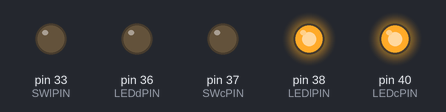
The program below on a simulated Raspberry Pi (header pin numbers). On the bench: output pins drawn as LEDs (lit = HIGH). Random numbers come from a fixed seed.

Above: at 0.1 s.
At 36.1 s:
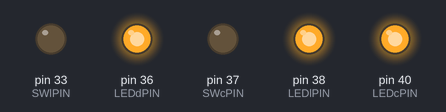
Timing chart, 0 to 39.0 s (numbered marks = the images above):
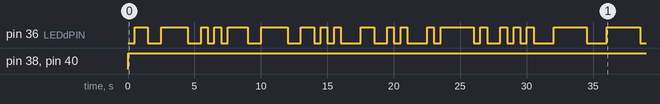

Measured:
- by itself, pin 36 (LEDdPIN): LOW → HIGH at 0.50 s, → LOW 1.0 s later, → HIGH 1.0 s later, → LOW 2.0 s later, … (40 changes in this stretch)
- by itself, pin 38 (LEDlPIN), pin 40 (LEDcPIN): LOW → HIGH at 0.00 s

The program:

blinkenLEDTest.py
```python
import RPi.GPIO as GPIO
import time, random

LEDdPIN = 36
LEDlPIN = 38
LEDcPIN = 40
SWdPIN = 35
SWlPIN = 33
SWcPIN = 37
MSBFIRST = 1

GPIO.setmode(GPIO.BOARD)
GPIO.setup((LEDdPIN,LEDlPIN,LEDcPIN,SWdPIN, SWcPIN, SWlPIN), GPIO.OUT)
GPIO.setup(SWdPIN,GPIO.IN)

#shiftOut(LdataPin,LclockPin,MSBFIRST,bus.state >> 8);
def shiftOut(dpin,cpin,order,idata):
  #MSBOrder is 1 always for us
  for i in range(7, -1, -1):
    GPIO.output(cpin,False)
    GPIO.output(dpin, (idata >> i) & 0x01 )
    GPIO.output(cpin,True)
  return

while (True):
  busdata = random.randrange(0xFF)
  busaddress = random.randrange(0xFFFF)
  busstate = random.randrange(0xFFFF)
  GPIO.output(LEDlPIN ,False)
  shiftOut(LEDdPIN,LEDcPIN,MSBFIRST,busstate >> 8)
  shiftOut(LEDdPIN,LEDcPIN,MSBFIRST,busaddress >> 8)
  shiftOut(LEDdPIN,LEDcPIN,MSBFIRST,busaddress)
  shiftOut(LEDdPIN,LEDcPIN,MSBFIRST,busstate)
  shiftOut(LEDdPIN,LEDcPIN,MSBFIRST,busdata)
  GPIO.output(LEDlPIN ,True)
  time.sleep(.5)

GPIO.cleanup()
```
